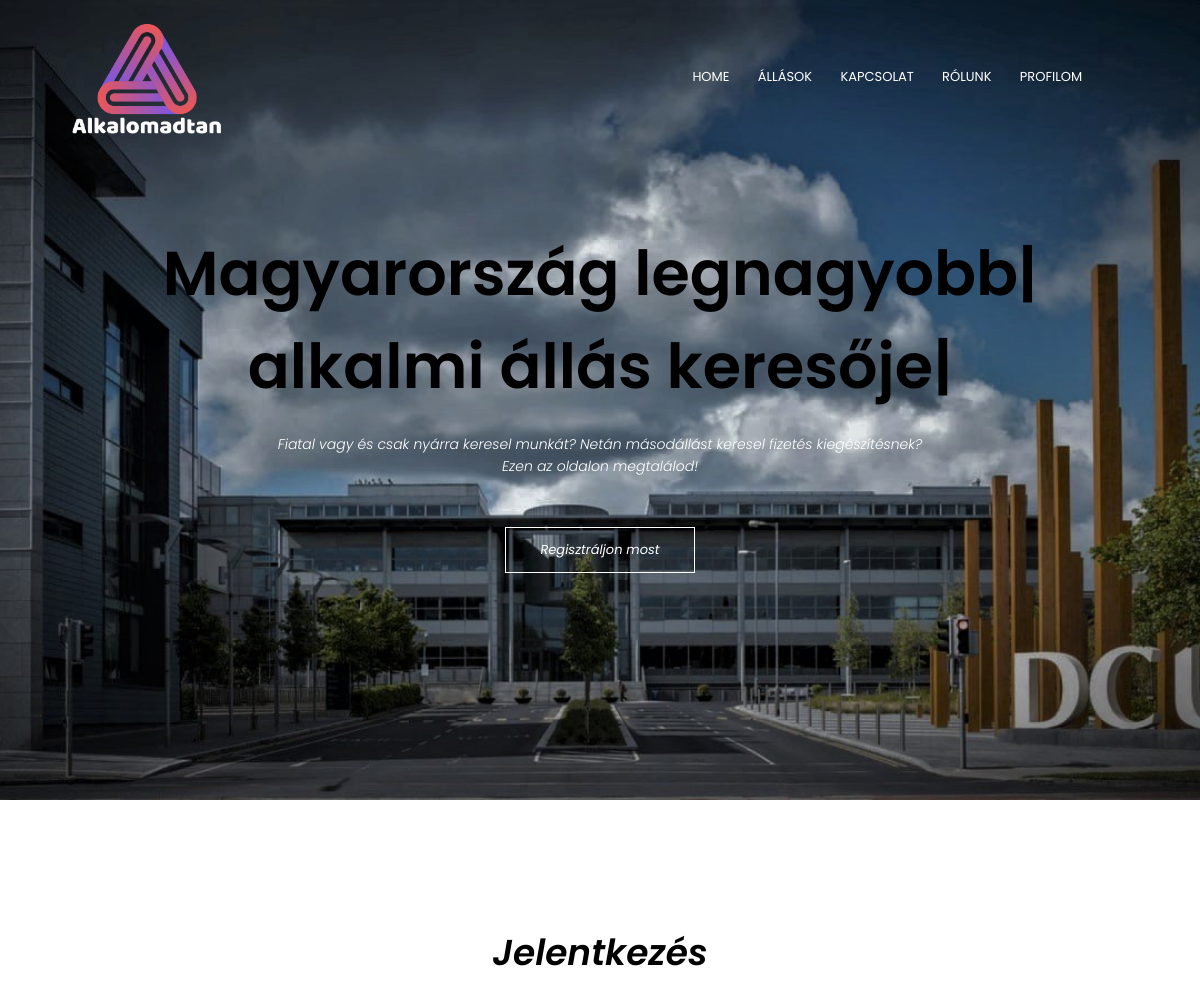
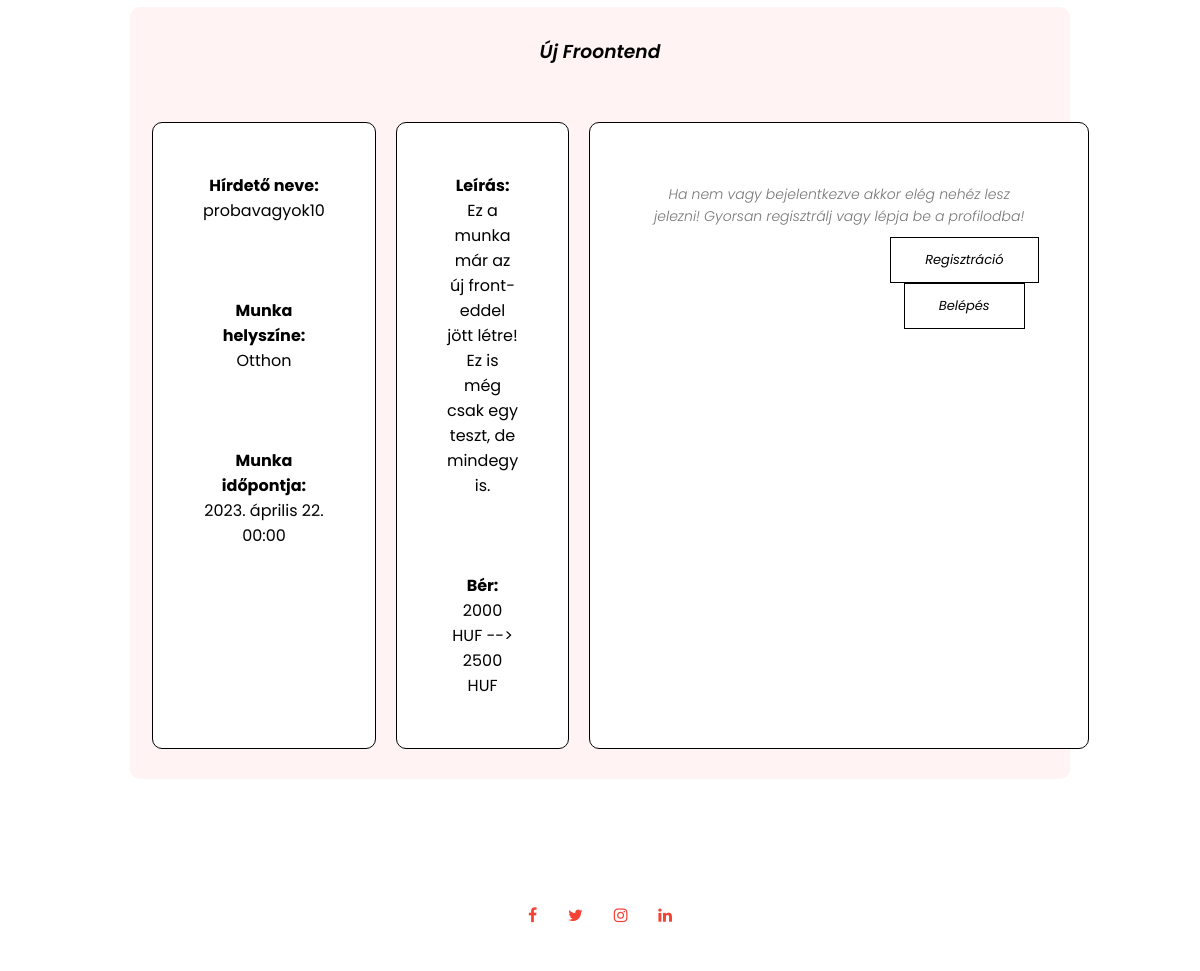
The page /munkak/7 on the database its author committed (2 pictures, top to bottom).
### app/models.py (models this page shows)
class Munka(models.Model):
    class Meta:
        ordering = ["-katt"]
    nev = models.CharField(max_length=255, null=False)
    leiras = models.TextField(default="", null=False)
    helye = models.CharField(default="", max_length=255)
    katt = models.IntegerField(default=0)
    publikalo = models.ForeignKey(settings.AUTH_USER_MODEL, on_delete=models.CASCADE)
    berMin = models.IntegerField(null=False)
    berMax = models.IntegerField(null=True)
    munkaKezd = models.DateTimeField()
    def __str__(self):
        return f"Azon:{self.id}, Munka neve: {self.nev}, publikáló: {self.publikalo}"

### app/views.py (the view)
# urls.py: path("munkak/<int:munka_Id>", views.MunkaMegtekinto, name="MunkaReszlet"),
def MunkaMegtekinto(request, munka_Id):
    print(f"MunkaMegtekinto(request, {munka_Id}) / Részletes munka megtekintő")
    eredmeny = ""
    try:
        eredmeny = Munka.objects.get(id=munka_Id)
        eredmeny.katt = eredmeny.katt+1
        eredmeny.save()
    except ObjectDoesNotExist:
        print("Nem található ilyen munka")
        eredmeny = "Nem volt ilyen munka"
    except MultipleObjectsReturned:
        print("Több munka van ezen az Id-n")
        eredmeny = "Több munka van ezen az id-n"
    print(eredmeny)
    print(type(eredmeny))
    print(eredmeny.helye)
    if request.POST:
        munkaJelentkezes = JelentkezesFormModel(request.POST, request.FILES)
        if munkaJelentkezes.is_valid():
            jelentkezesMento = munkaJelentkezes.save(commit=False)
            jelentkezesMento.munkaVallalo = User.objects.get(id=request.user.id)
            jelentkezesMento.ido = django.utils.timezone.now()
            jelentkezesMento.felhID = str(request.user.id)
            jelentkezesMento.munka = Munka.objects.get(id=munka_Id)
            jelentkezesMento.save()
            print(jelentkezesMento)
            redirect("ProfilJelentkezesek")
    else:
        munkaJelentkezes = JelentkezesFormModel()
    template = loader.get_template("app/jobApply.html")
    context = {
        "cim": "Profilod",
        "munka": eredmeny,
        "form": munkaJelentkezes
        }
    return HttpResponse(template.render(context,request))

### app/templates/app/jobApply.html (shortened to what this page needs)
{% extends 'app/layout/commonhead1.html' %}
{% block content %}
{% load static %}
<section class="jobs">
    <h1>Jelentkezés</h1>
        <div class="jobs-col job-apply">
            <h3>{{munka.nev}}</h3>
            <div class="row">
                <div class="description">
                    <h4>Hírdető neve:</h4>
                    <span>
                        {{munka.publikalo}}
                    </span>
                    <br><br><br><br>
                    <h4>Munka helyszíne:</h4>
                    <span>
                        {{munka.helye}}
                    </span>
                    <br><br><br><br>
                    <h4>Munka időpontja:</h4>
                    <span>
                        {{munka.munkaKezd}}
                    </span>
                </div>
                <div class="description">
                    <h4>Leírás:</h4>
                    <span>
                        {{munka.leiras}}
                    </span>
                    <br><br><br><br>
                    <h4>Bér:</h4>
                    <span>
                        {% if munka.berMax is None %}
                        {{munka.berMin}} HUF
                        {% else %}
                        {{munka.berMin}} HUF --> {{munka.berMax}} HUF
                        {% endif %}
                    </span>
                </div>
                <div class="description">
                    <div class="contact">
                        {% if user.is_authenticated %}
                            {% if form.errors %}
                            <ul class="errors">
                                {% for error in form.errors %}
                                    <li>{{ error }}</li>
                                {% endfor %}
                            </ul>
                            {% endif %}
                        {% comment %} form generálás {% endcomment %}
                        <form method="POST" enctype="multipart/form-data">
                            {% csrf_token %}
                            {% for field in form %}
                            <div>
                                <label>{{field.label}}</label>
                                <br>
                                {{field}}
                            </div>
                            {% endfor %}
                            <input type="submit" value="Elküld" class="hero-btn black-btn"/>
                        </form>
                        {% else %}
                            <div>
                                <p>Ha nem vagy bejelentkezve akkor elég nehéz lesz jelezni! Gyorsan regisztrálj vagy lépja be a profilodba!</p>
                                <a class="hero-btn black-btn place-btn" href="{% url 'tesztRegisztral' %}">Regisztráció</a>
                                <a class="hero-btn black-btn place-btn" href="{% url 'bejelentkezes_auth' %}">Belépés</a>
                            </div>
                        {% endif %}
                    </div>
                </div>
            </div>
        </div>
</section>
{% endblock %}

### app/static/style.css (style rules this page uses)
* { margin: 0; padding: 0; font-family: 'Poppins', sans-serif; }
.hero-btn { display: inline-block; text-decoration: none; color: #fff; border: 1px solid #fff; padding: 12px 34px; font-size: 13px; background: transparent; position: relative; cursor: pointer; }
.jobs { width: 80%; margin: auto; text-align: center; padding-top: 100px; }
h1 { font-size: 36px; font-weight: 600; }
p { color: #777; font-size: 14px; font-weight: 300; line-height: 22px; padding: 10px; }
.row { margin-top: 5%; display: flex; justify-content: space-between; }
.jobs-col { flex-basis: 31%; background-color: #fff3f3; border-radius: 10px; margin-bottom: 5%; padding: 20px 12px; box-sizing: border-box; transition: 0.5s; }
h3 { text-align: center; font-weight: 600; margin: 10px 0; }
.black-btn { border: 1px solid #000; background: transparent; color: #000; }
.place-btn { margin-left: 250px; }
.description { width: 500px; justify-content: space-between; background-color: #fff; border-radius: 10px; padding: 50px; margin: 10px 10px; box-sizing: border-box; border: #000 1px solid; }
@media (max-width:1200px) { .jobs-col { margin: 10px; } }
.jobs h1 { color: black; }
.jobs-col h3 { color: black; }
.description h4, span, label { color: black; font-style:normal; }

### rows shown on the page
Munka: nev "Új Froontend", publikalo "probavagyok10", helye "Otthon", munkaKezd "2023. április 22. 00:00", leiras "Ez a munka már az új front-eddel jött létre! Ez is még csak egy teszt, de mindegy is.", berMin "2000", berMax "2500"
